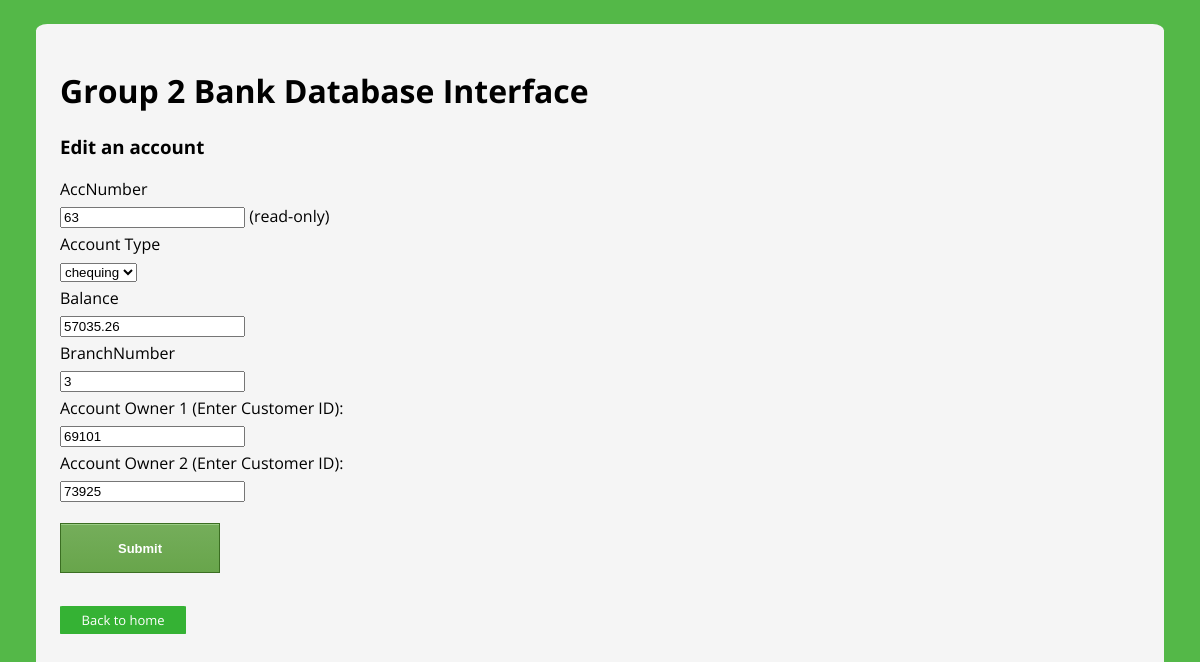
Page /bank_web_interface/account/update-single.php?id=63 on the committed database.
### tables this page shows
CREATE TABLE Account (
    accNumber INT NOT NULL AUTO_INCREMENT,
    type ENUM('chequing','saving','business'), 
    balance DOUBLE DEFAULT 0.00,
    branchNumber INT,
    PRIMARY KEY (accNumber),
    FOREIGN KEY (branchNumber) REFERENCES Branch (branchNumber)
);

CREATE TABLE Owns (
    customerID INT,
    accNumber INT,
    PRIMARY KEY (customerID, accNumber),
    FOREIGN KEY (customerID) REFERENCES Customer (customerID),
    FOREIGN KEY (accNumber) REFERENCES Account (accNumber)
);

### common.php (called while the page is built, shortened)
<?php
function escape($html)
{
    return htmlspecialchars($html, ENT_QUOTES | ENT_SUBSTITUTE, "UTF-8");
}

### bank_web_interface/account/update-single.php (the view, shortened to what this page needs)
<?php
require "../../common.php";
require "./validateAccountInput.php";
if (isset($_GET['id'])) {
    try {
        $connection = new PDO($dsn, $username, $password, $options);
        $id = $_GET['id'];
        $sql = "SELECT * FROM Account WHERE accNumber = :id";
        $statement = $connection->prepare($sql);
        $statement->bindValue(':id', $id);
        $statement->execute();
        $account = $statement->fetch(PDO::FETCH_ASSOC);
        $sql = "SELECT * FROM Owns WHERE accNumber = :id";
        $statement = $connection->prepare($sql);
        $statement->bindValue(':id', $id);
        $statement->execute();
        $accountOwners = $statement->fetchAll(PDO::FETCH_ASSOC);
        if ($accountOwners) {
            if (isset($accountOwners[0])) {
                $customerID1 = $accountOwners[0]["customerID"];
            }
            if (isset($accountOwners[1])) {
                $customerID2 = $accountOwners[1]["customerID"];
            }
        }
    } catch (PDOException $error) {
        echo $sql . "<br>" . $error->getMessage();
        displayError($error);
    }
} else {
    echo "Something went wrong!";
    exit;
}
function renderInputType($key)
{
    if ($key == 'accNumber' || $key == 'balance' || $key == 'branchNumber') {
        echo "number";
    } else {
        echo 'text';
    }
}
?>
<?php
    include "../templates/header.php";
?>
<h3>Edit an account</h3>
<form method="post">
  <?php foreach ($account as $key => $value) : ?>
    <?php if ($key != "type"): ?>
    <label for="<?php echo $key; ?>">
        <?php echo ucfirst($key); ?>
    </label>
    <input
    type="<?php renderInputType($key) ?>"
    step="<?php if ($key == 'balance') {
    echo '0.01';
} ?>"
    name="<?php echo $key; ?>"
    id="<?php echo $key; ?>"
    value="<?php echo escape($value); ?>">
    <?php echo($key === 'accNumber' ? '(read-only)' : null); ?>
    <?php else: ?>
    <label for="type">Account Type</label>
    <select name="type" id="type">
        <option value="chequing" <?php if($value == "chequing") echo "selected"; ?>>chequing</option>
    </select>
    <?php endif; ?>
  <?php endforeach; ?>
    <label for="customerID1">Account Owner 1 (Enter Customer ID):</label>
    <input
    type="number"
    name="customerID1"
    id="customerID1"
    value="<?php echo $customerID1 != 0 ? escape($customerID1) : ''; ?>"
    >
    <label for="customerID2">Account Owner 2 (Enter Customer ID):</label>
    <input
    type="number"
    name="customerID2"
    id="customerID2"
    value="<?php echo $customerID2 != 0 ? escape($customerID2) : ''; ?>"
    >
  <input type="submit" name="submit" value="Submit">
</form>
<a href="../index.php">Back to home</a>
<?php require "../templates/footer.php"; ?>

### bank_web_interface/css/style.css (style rules this page uses)
HTML { background-color: #003F2D; background-color: #54B848; }
body { background-color: whitesmoke; width: 90%; margin: 2% auto; padding: 2%; font-family: 'Open Sans', sans-serif; border-radius: 1%; }
label { display: block; margin: 5px 0; }
input[type="submit"] { box-shadow:inset 0px 1px 0px 0px #9acc85; background:linear-gradient(to bottom, #74ad5a 5%, #68a54b 100%); background-color:#74ad5a; border:1px solid #3b6e22; display:block; margin: 2% 0; width: 160px; height: 50px; cursor:pointer; color:#ffffff; font-family:Arial; font-size:13px; font-weight:bold; padding:6px 12px; text-decoration:none; }
a { text-decoration: none; background-color: #35B234; color: white; font-size: small; display: inline-block; border-radius: 2%; padding: .5% 2%; margin: 1% 0; }

### rows in the picture
account: accNumber "63", balance "57035.26", branchNumber "3"
owns: customerID1 "69101"
owns: customerID2 "73925"

### other values in the picture
$key "AccNumber"
$key "Balance"
$key "BranchNumber"
